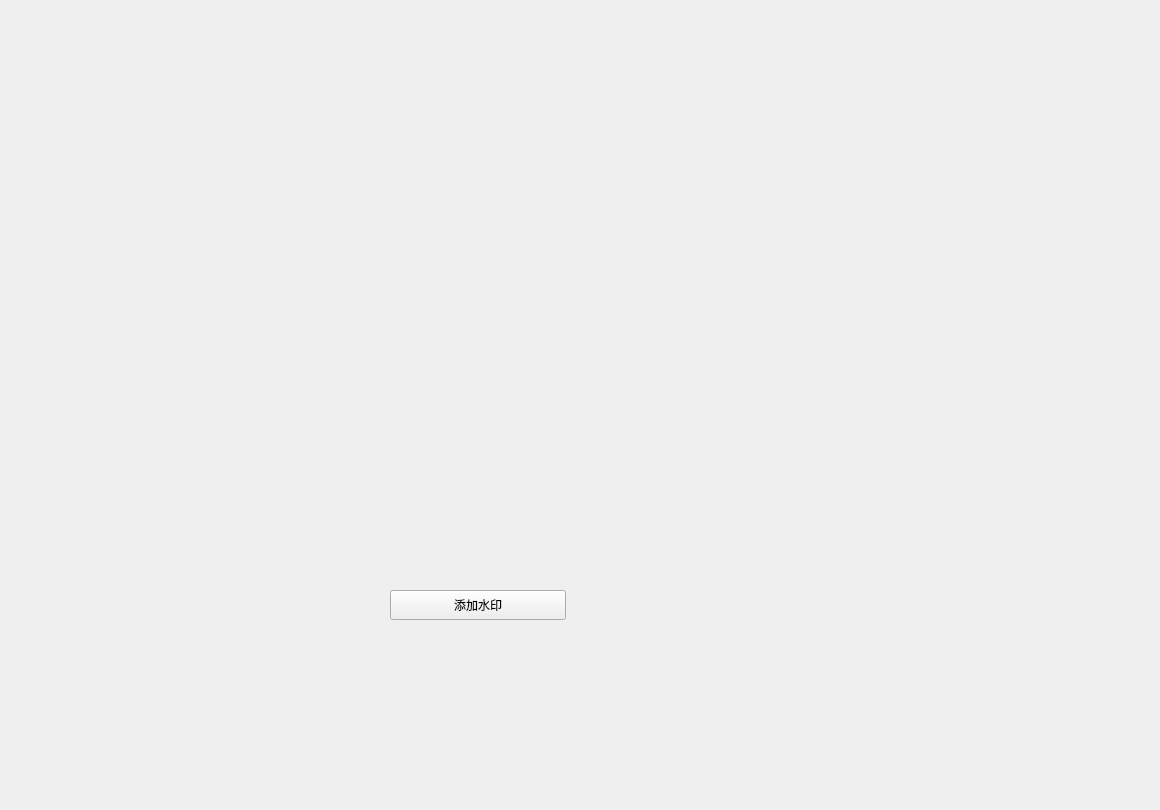
<?xml version="1.0" encoding="UTF-8"?>
<ui version="4.0">
 <class>watermark</class>
 <widget class="QWidget" name="watermark">
  <property name="geometry">
   <rect>
    <x>0</x>
    <y>0</y>
    <width>1160</width>
    <height>810</height>
   </rect>
  </property>
  <property name="windowTitle">
   <string>Form</string>
  </property>
  <widget class="CommandBar" name="commandbar">
   <property name="geometry">
    <rect>
     <x>0</x>
     <y>0</y>
     <width>541</width>
     <height>34</height>
    </rect>
   </property>
  </widget>
  <widget class="TransparentPushButton" name="work_button">
   <property name="geometry">
    <rect>
     <x>390</x>
     <y>590</y>
     <width>176</width>
     <height>30</height>
    </rect>
   </property>
   <property name="text">
    <string>添加水印</string>
   </property>
  </widget>
  <widget class="QWidget" name="verticalLayoutWidget">
   <property name="geometry">
    <rect>
     <x>20</x>
     <y>40</y>
     <width>911</width>
     <height>541</height>
    </rect>
   </property>
   <layout class="QVBoxLayout" name="video"/>
  </widget>
 </widget>
 <customwidgets>
  <customwidget>
   <class>PushButton</class>
   <extends>QPushButton</extends>
   <header>qfluentwidgets</header>
  </customwidget>
  <customwidget>
   <class>TransparentPushButton</class>
   <extends>PushButton</extends>
   <header>qfluentwidgets</header>
  </customwidget>
  <customwidget>
   <class>CommandBar</class>
   <extends>QFrame</extends>
   <header>qfluentwidgets</header>
  </customwidget>
 </customwidgets>
 <resources/>
 <connections/>
</ui>
